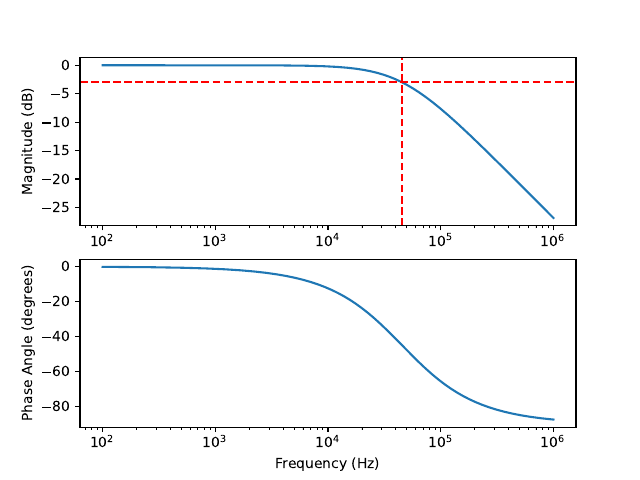

This chart was generated by the following Python code:
import numpy as np
import matplotlib.pyplot as plt

C = 2.2e-9   # F
R = 10000     # ohm
f0 = 1/(R*C)
omega0 = f0*2*np.pi

f = np.logspace(start=2, stop=6, base=10, num=10001, endpoint=True)
omega = 2.0*np.pi*f

TB = 1/(1+1j*(omega/omega0))

fig, (ax1, ax2) = plt.subplots(num=1, nrows=2, clear=True)
ax1.semilogx(f, 20*np.log10(np.abs(TB)))
ax1.axhline(-3,color='r',linestyle='--')
ax1.axvline(f0,color='r',linestyle='--')
ax2.semilogx(f, np.angle(TB)*180/np.pi)
plt.xlabel('Frequency (Hz)')
ax1.set_ylabel('Magnitude (dB)')
ax2.set_ylabel('Phase Angle (degrees)')
plt.savefig('filterB.pdf')
plt.show()
